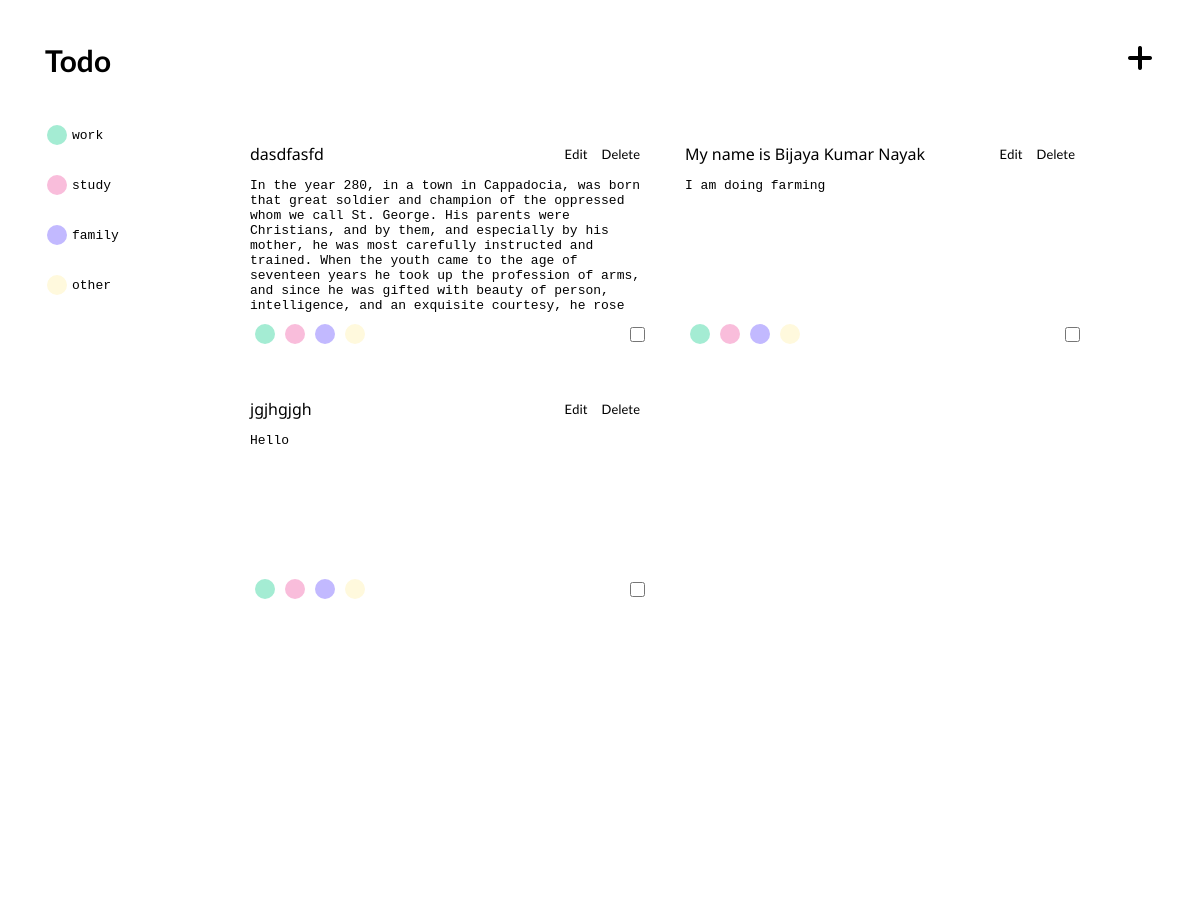
The page / on the database its author committed.
### Home/models.py (models this page shows)
class Work(models.Model):
    sno=models.AutoField(primary_key=True)
    title=models.CharField(max_length=500)
    description=models.CharField(max_length=10000)
    color=models.CharField(max_length=50)
    complite=models.CharField(max_length=10)

### Home/views.py (the view)
# urls.py: path('',views.home, name="indexPage"),
def home(request):
    items=Work.objects.all()
    context={
        "items":items
    }
    return render(request,"index.html", context)

### templates/index.html (shortened to what this page needs)
{% load static%}
<!DOCTYPE html>
<html lang="en">
<head>
    <link rel="stylesheet" href="{% static 'style/style.css'%}">
</head>
<body>
    <div class="header">
        <div class="logo" onclick="homepage()">
            Todo
        </div>
        <div class="add">
            <a href="/add/"><img src="{% static 'images/add.png' %}" alt=""></a>
        </div>
    </div>
    <div class="item">
        <div class="left">
            <div class="left1">
                <div class="work">
                    <div class="workcolor" onclick="selected(1)"></div>
                    <a href="/selectedColor/1" class="selectedColor" ><p>work</p></a>
                </div>
                <div class="study">
                    <div class="studeycolor" onclick="selected(2)"></div>
                    <a href="/selectedColor/2" class="selectedColor" ><p>study</p></a>
                </div>
                <div class="family">
                    <div class="familycolor" onclick="selected(3)"></div>
                    <a href="/selectedColor/3" class="selectedColor" ><p>family</p></a>
                </div>
                <div class="other">
                    <div class="othercolor" onclick="selected(4)"></div>
                    <a href="/selectedColor/4" class="selectedColor" ><p>other</p></a>
                </div>
            </div>
        </div>
        <div class="right">
            {% for item in items %}
                <div class="box" style="background-color: {{ item.color }};">
                    <div class="one" style="background-color: {{ item.color }};">
                        <div class="title" onclick="clickbox({{item.sno}})">
                            {% if item.complite == "True" %}
                                <del>{{ item.title }}</del>
                            {% else %}
                                {{ item.title }}
                            {% endif %}
                        </div>
                        <div class="threedot">
                            <ul>
                                <a href="/edit/{{ item.sno }}" class="selectedColor" style="font-family: 'Lato', sans-serif; font-size: 13px;"><li>Edit</li></a>
                                <a href="/delete/{{ item.sno }}" class="selectedColor" style="font-family: 'Lato', sans-serif; font-size: 13px;"><li>Delete</li></a>
                            </ul>
                        </div>
                    </div>
                    <div class="content" onclick="clickbox({{item.sno}})" style="background-color: {{ item.color }};">
                        {% if item.complite == "True" %}
                            <del>{{ item.description }}</del>
                        {% else %}
                            {{ item.description }}
                        {% endif %}
                    </div>
                    <div class="second">
                        <div class="background">
                            <div class="color1" onclick="color({{ item.sno }}, 1)"></div>
                            <div class="color2" onclick="color({{ item.sno }}, 2)"></div>
                            <div class="color3" onclick="color({{ item.sno }}, 3)"></div>
                            <div class="color4" onclick="color({{ item.sno }}, 4)"></div>
                        </div>
                        <div class="check">
                            {% if item.complite == "True" %}
                                <input type="checkbox" class="checkbox" onclick="checkedbox({{ forloop.counter }}, {{ item.sno }})" checked>
                            {% else %}
                                <input type="checkbox" class="checkbox" onclick="checkedbox({{ forloop.counter }}, {{ item.sno }})">
                            {% endif %}
                        </div>
                    </div>
                </div>
            {% endfor %}
        </div>
    </div>
</body>
</html>

### static/style/style.css (style rules this page uses)
* { margin: 0px; padding: 0px; box-sizing: border-box; }
.header { display: flex; align-items: center; justify-content: space-between; height: 15vh; width: 100%; background-color: rgb(255, 255, 255); }
.logo { font-size: 30px; font-weight: bold; margin: 0px 0px 0px 45px; font-family: 'Lato', sans-serif; cursor: pointer; }
.add { margin: 0px 45px 0px 0px; cursor: pointer; }
.item { height: 100vh; width: 100%; background-color: beige; }
.left { float: left; background-color: rgb(255, 255, 255); height: 100vh; width: 20%; display: flex; flex-direction: column; align-items: center; }
.left1 { height: 100%; width: 65%; }
p { font-family: monospace; }
.work { display: flex; align-items: center; cursor: pointer; }
.study { display: flex; align-items: center; margin: 20px 0px 0px 0px; cursor: pointer; }
.family { display: flex; align-items: center; margin: 20px 0px 0px 0px; cursor: pointer; }
.other { display: flex; align-items: center; margin: 20px 0px 0px 0px; cursor: pointer; }
.workcolor { height: 15px; width: 15px; background-color: #a4ecd3; border-radius: 50%; margin: 5px; padding: 10px; }
.studeycolor { height: 15px; width: 15px; background-color: #f9bddb; border-radius: 50%; margin: 5px; padding: 10px; }
.familycolor { height: 15px; width: 15px; background-color: #c2b9ff; border-radius: 50%; margin: 5px; padding: 10px; }
.othercolor { height: 15px; width: 15px; background-color: rgb(255 249 221); border-radius: 50%; margin: 5px; padding: 10px; }
.right { float: right; background-color: rgb(255, 255, 255); height: 100vh; width: 80%; display: grid; grid-template-columns: repeat(2, 35vw); grid-template-rows: repeat(1, 30vh); row-gap: 15px; column-gap: 15px; justify-items:self-start; }
.box { height: 30vh; width: 35vw; border-radius: 5px; padding: 10px; }
.one { height: 6vh; width: 100%; display: flex; align-items: center; justify-content: space-between; }
.title { font-family: 'Noto Sans', sans-serif; cursor: pointer; }
.content { height: 62%; width: 100%; font-family: monospace; overflow: hidden; cursor: pointer; }
.second { height: 18%; width: 100%; display: flex; justify-content: space-between; align-items: center; }
.background { display: flex; }
.color1 { height: 15px; width: 15px; border-radius: 50%; background-color: #a4ecd3; margin: 5px; padding: 10px; cursor: pointer; }
.selectedColor { color: black; text-decoration: none; }
.color2 { height: 15px; width: 15px; border-radius: 50%; margin: 5px; padding: 10px; background-color: #f9bddb; cursor: pointer; }
.color3 { height: 15px; width: 15px; border-radius: 50%; margin: 5px; padding: 10px; background-color: #c2b9ff; cursor: pointer; }
.color4 { height: 15px; width: 15px; border-radius: 50%; margin: 5px; padding: 10px; background-color: rgb(255 249 221); cursor: pointer; }
.checkbox { height: 15px; width: 15px; margin: 5px; }
ul { list-style: none; }
li { display: inline; margin-right: 10px; }

### rows shown on the page
Work: title "dasdfasfd", description "In the year 280, in a town in Cappadocia, was born that great soldier and champion of the oppressed whom we call St. George. His parents were Christians, and by them, and especially by his mother, he was most carefully instructed and trained. When the youth came to the age of seventeen years he took up the profession of arms, and since he was gifted with beauty of person, intelligence, and an exquisite courtesy, he rose…"
Work: title "My name is Bijaya Kumar Nayak", description "I am doing farming"
Work: title "jgjhgjgh", description "Hello"
